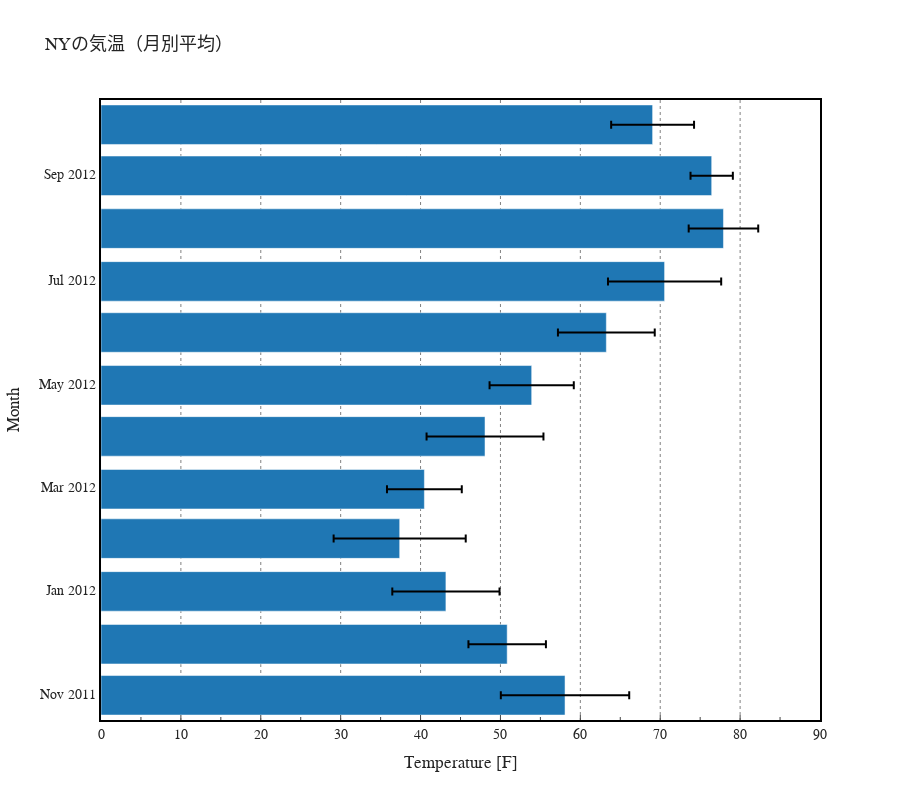

This figure's notebook cell:
### Code cell
fig = go.Figure()
fig.add_trace(
    go.Bar(
        y=bar_df.index,
        x=bar_df["New York"],
        error_x=dict(
            type="data", array=bar_df["New York(std)"], color="black", visible=True
        ),
        orientation="h",
    )
)

fig.update_layout(
    go.Layout(
        title=dict(text="NYの気温（月別平均）", font=dict(size=18)),
        yaxis=dict(
            title="Month",
            linecolor="black",
            linewidth=2,
            mirror=True,
            ticks="",
        ),
        xaxis=dict(
            title="Temperature [F]",
            linecolor="black",
            linewidth=2,
            mirror=True,
            ticks="inside",
            minor=dict(ticks="inside", ticklen=3, nticks=4),
            range=(0, 90)
        ),
        font=dict(family="sans-serif", size=14),
        template="simple_white",
        height=800,
    )
)
fig.update_xaxes(showgrid=True, gridcolor="black", griddash="dot", gridwidth=0.5)

fig.show()

### Figure 1 — Plotly figure (JSON) as saved in the notebook; plotly's stock layout.template omitted (floating-point values rounded to 4 significant figures)
{"data": [{"error_x": {"array": [8.035, 4.849, 6.711, 8.267, 4.681, 7.315, 5.271, 6.058, 7.085, 4.352, 2.649, 5.188], "color": "black", "type": "data", "visible": true}, "orientation": "h", "type": "bar", "x": [58.08, 50.84, 43.17, 37.39, 40.48, 48.07, 53.91, 63.25, 70.55, 77.92, 76.44, 69.05], "y": ["2011-10-31T00:00:00", "2011-11-30T00:00:00", "2011-12-31T00:00:00", "2012-01-31T00:00:00", "2012-02-29T00:00:00", "2012-03-31T00:00:00", "2012-04-30T00:00:00", "2012-05-31T00:00:00", "2012-06-30T00:00:00", "2012-07-31T00:00:00", "2012-08-31T00:00:00", "2012-09-30T00:00:00"]}], "layout": {"font": {"family": "sans-serif", "size": 14}, "height": 800, "title": {"font": {"size": 18}, "text": "NYの気温（月別平均）"}, "xaxis": {"gridcolor": "black", "griddash": "dot", "gridwidth": 0.5, "linecolor": "black", "linewidth": 2, "minor": {"nticks": 4, "ticklen": 3, "ticks": "inside"}, "mirror": true, "range": [0, 90], "showgrid": true, "ticks": "inside", "title": {"text": "Temperature [F]"}}, "yaxis": {"linecolor": "black", "linewidth": 2, "mirror": true, "ticks": "", "title": {"text": "Month"}}}}
